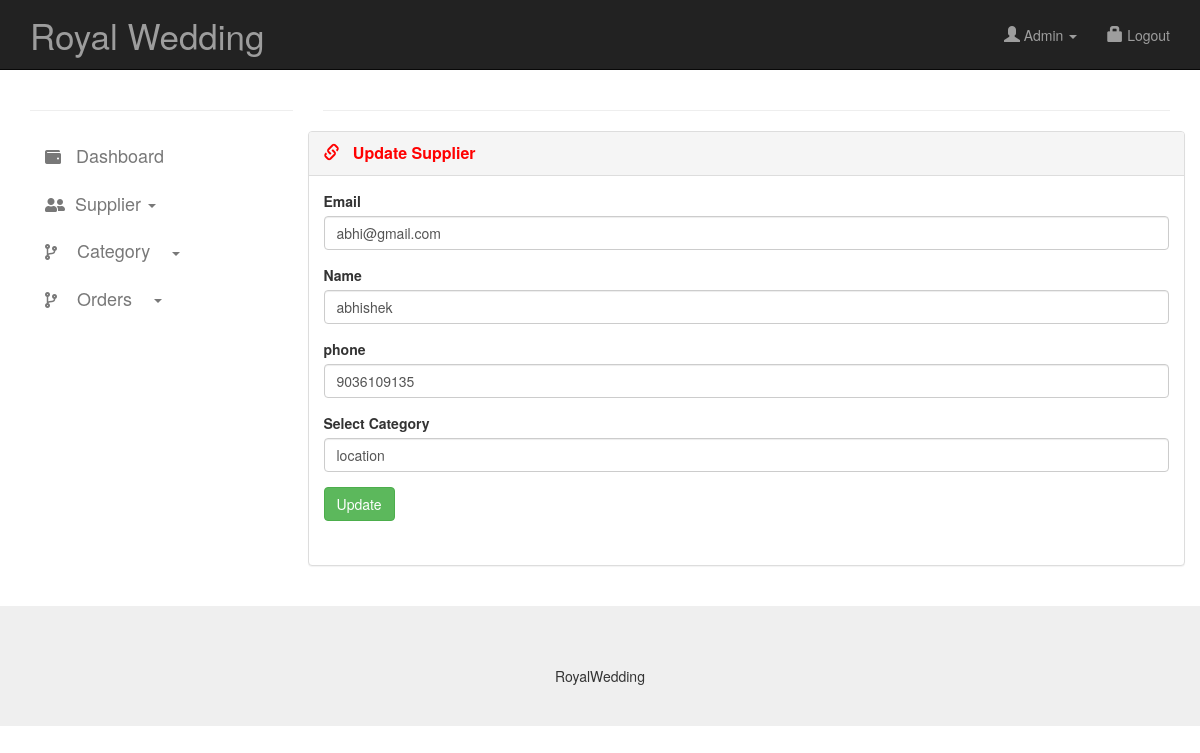
The page /admin/update_supplier.php?sup_name=abhishek (signed in) on the database its author committed.
### tables this page shows
CREATE TABLE `supplier` (
  `email` varchar(100) NOT NULL,
  `sup_name` varchar(100) NOT NULL,
  `sup_phone` bigint(10) NOT NULL,
  `sup_password` varchar(100) NOT NULL,
  `sup_category` varchar(100) NOT NULL
);

### admin/update_supplier.php (the view, shortened to what this page needs)
<html lang="en">
<head><title>update supplier</title>
<?php include("include/head.php"); ?>
</head>
<body>
<?php
    include("include/header_nav.php");
?>
<div class="container" >
<div class="row">
    <?php include("include/left_nav.php"); ?>
    <div class="col-md-9" >
 <hr>
      <div class="row">
                <div class="panel panel-default" >
                  <div class="panel-heading">
                        <div class="panel-title">
                            <marquee direction="right">  <a><strong style="color:red; "><i class="glyphicon glyphicon-link"></i>  &nbsp; Update Supplier</strong></a>  </marquee>
                        </div>
                  </div>
                  <div class="panel-body" >
                      <?php
                        $name=$_GET['sup_name'];
                        $qry="select * from supplier where sup_name='$name'";
                        $exc=mysqli_query($conn,$qry);
                        while($row=mysqli_fetch_array($exc)){
                       ?>
                     <form method="post">
                      <div class="row">
                        <div class="col-lg-12 col-sm-12">
                          <div class="form-group">
                            <label>Email</label>
                            <input type="email" class="form-control" name="email" value="<?php echo $row['email']; ?>" required="" >
                          </div>
                          <div class="form-group">
                            <label>Name</label>
                            <input type="text" name="sup_name" class="form-control" value="<?php echo $row['sup_name']; ?>" required="">
                          </div>
                          <div class="form-group">
                            <label>phone</label>
                            <input type="tel" maxlength="10" name="phone" class="form-control" value="<?php echo $row['sup_phone']; ?>" required="">
                          </div>
                          <div class="form-group">
                              <label>Select Category</label>
                              <input type="text" name="cat_name" value="<?php echo $row['sup_category']; ?>" class="form-control">
                            </div>
                          <div class="form-group">
                            <button class="btn btn-success" name="submit">Update</button>
                          </div>
                        </div>
                      </div>
                    <?php } ?>
                    </form>
                    </div>
              </div>
         </div>
    </div>
</div>
</div>
<footer class="text-center"><?php include("include/footer.php");?></footer>
</body>
</html>

### admin/css/style.css (style rules this page uses)
i { font-size:16px; }
footer { margin-top:20px; padding-top:20px; padding-bottom:20px; background-color:#efefef; }

### rows shown on the page
supplier: email "abhi@gmail.com", sup_name "abhishek", phone "9036109135", cat_name "location"
